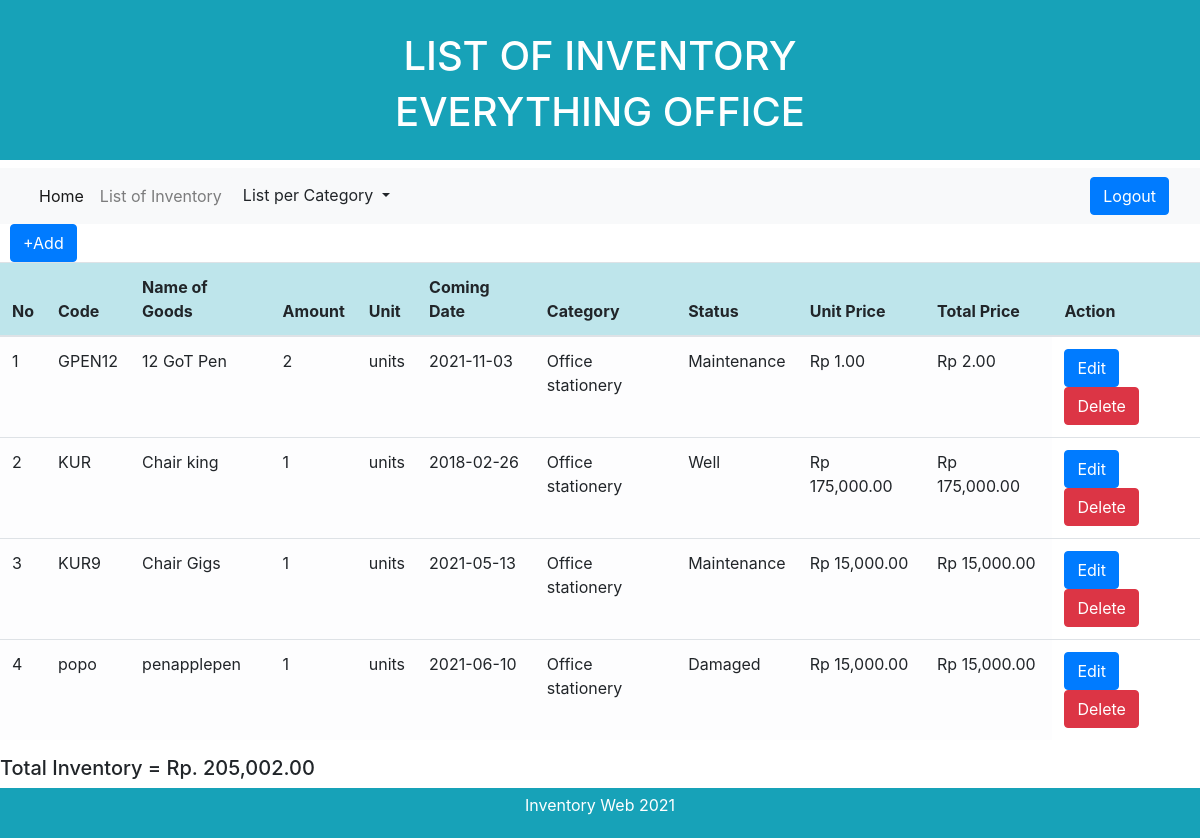
/inventory.php?category=Office stationery (signed in), run on the app's committed database.
### tables this page shows
CREATE TABLE `inventory` (
  `item_id` varchar(10) NOT NULL,
  `item_name` varchar(30) NOT NULL,
  `amount` int(11) NOT NULL,
  `unit` varchar(15) NOT NULL,
  `arrival_date` date NOT NULL,
  `category` varchar(20) NOT NULL,
  `item_status` varchar(20) NOT NULL,
  `price` int(20) NOT NULL
);

### inventory.php (the view, shortened to what this page needs)
<!DOCTYPE html>
<html lang="en">
<head>
    <link rel="stylesheet" href="https://cdn.jsdelivr.net/npm/bootstrap@4.5.3/dist/css/bootstrap.min.css">
</head>
<body>
<div class="p-3 mb-2 bg-info text-white">
    <div class="container">
        <div class="row pt-3">
            <div class="col text-center">
                <h1>LIST OF INVENTORY</h1>
                <h1>EVERYTHING OFFICE</h1>
            </div>
        </div>
    </div>
</div>
<nav class="navbar navbar-expand-lg navbar-light bg-light">
  <div class="container-fluid">
    <div class="collapse navbar-collapse" id="navbarNavDropdown">
      <ul class="navbar-nav">
        <li class="nav-item">
          <a class="nav-link active" aria-current="page" href="homepage.php">Home</a>
        </li>
        <li class="nav-item">
          <a class="nav-link" href="inventory.php">List of Inventory</a>
        </li>
        <li class="nav-item dropdown">
                <div class="dropdown">
          <button class="btn btn-light dropdown-toggle" type="button" id="dropdownMenuButton" data-toggle="dropdown" aria-haspopup="true" aria-expanded="false">
            List per Category
          </button>
        </div>
        </li>
      </ul>
    </div>
    <a class="btn btn-primary fixed-right" href="logout.php" role="button">Logout</a>
  </div>
  </nav>
    <a class="btn btn-primary fixed-left" href="add_data.php" style="margin-left: 10px;">+Add</a>
        <div class="table-container">
        <div class="table-responsive-md">
  <table class="table">
  <thead>
                <tr>
                    <th class="table-info" >No</th>
                    <th class="table-info" >Code</th>
                    <th class="table-info" >Name of Goods</th>
                    <th class="table-info" >Amount</th>
                    <th class="table-info" >Unit</th>
                    <th class="table-info" >Coming Date</th>
                    <th class="table-info" >Category</th>
                    <th class="table-info" >Status</th>
                    <th class="table-info" >Unit Price</th>
                    <th class="table-info" >Total Price</th>
                    <th class="table-info" >Action</th>
                </tr>
            </thead>
            <?php
              include 'connect.php';
              $no=0;
              $pricesum=0;
              if (isset($_GET['category'])) {
                $category=$_GET['category'];
                $sql = "SELECT * FROM inventory where category = '$category'";
              }else {
                $sql = "SELECT * FROM inventory";
              }
              $query = $connection->query($sql);
              while ($data = $query->fetch_object()) {
                $item_id = $data->item_id;
                $item_name = $data->item_name;
                $amount = $data->amount;
                $unit = $data->unit;
                $arrivaldate = $data->arrival_date;
                $category = $data->category;
                $item_status = $data->item_status;
                $price = $data->price;
                $totalitem=$price*$amount;
                $pricesum+=$totalitem;
                $formattedprice = number_format($price, 2);
                $formattedtotal = number_format($totalitem, 2);
            ?>
              <tr>
                <td class="table-light"><?php echo  ++$no?></td>
                <td class="table-light"><?php  echo $item_id?></td>
                <td class="table-light"><?php  echo $item_name?></td>
                <td class="table-light"><?php echo $amount?></td>
                <td class="table-light"><?php echo  $unit?></td>
                <td class="table-light"><?php echo  $arrivaldate?></td>
                <td class="table-light"><?php echo  $category?></td>
                <td class="table-light"><?php echo  $item_status?></td>
                <td class="table-light"><?php echo  "Rp $formattedprice"?></td>
                <td class="table-light"><?php echo  "Rp $formattedtotal"?></td>
                <td>
                  <a href="edit.php?id=<?=$item_id?>"> <button type="button" class="btn btn-primary">Edit</button> </a>
                  <a href="delete.php?id=<?=$item_id?>"> <button type="button" class="btn btn-danger">Delete</button></a>
                </td>
              </tr>
              <?php
              }
              $formattedpricesum = number_format($pricesum, 2);
            ?>
    </table>
  </div>
          <div class="total-invent">
            <h5>Total Inventory = Rp. <?php echo $formattedpricesum ?></h5>
          </div>
</div>
<div class="footer" style="display: flex; align-items:center; justify-content:center; width: 100%; height: 50px; background-color:#17a2b8; color: white;">
              <p>Inventory Web 2021</p>
</div>
</body>
</html>

### data on the page
inventory: item_id "GPEN12", item_name "12 GoT Pen", amount "2", unit "units", arrival_date "2021-11-03", category "Office stationery", item_status "Maintenance", price "1.00", formattedtotal "2.00"
inventory: item_id "KUR", item_name "Chair king", amount "1", unit "units", arrival_date "2018-02-26", category "Office stationery", item_status "Well", price "175,000.00", formattedtotal "175,000.00"
inventory: item_id "KUR9", item_name "Chair Gigs", amount "1", unit "units", arrival_date "2021-05-13", category "Office stationery", item_status "Maintenance", price "15,000.00", formattedtotal "15,000.00"
inventory: item_id "popo", item_name "penapplepen", amount "1", unit "units", arrival_date "2021-06-10", category "Office stationery", item_status "Damaged", price "15,000.00", formattedtotal "15,000.00"

### other printed values
$formattedpricesum "205,002.00"
